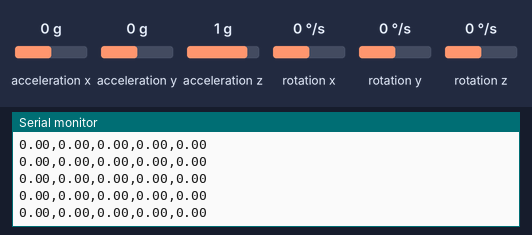
Bench run of a sketch on a simulated Arduino Uno, built with avr-gcc and run on an emulated ATmega328P. On the bench: the last lines printed to the serial monitor. The test bench sets the inputs (shaded band); at power-on: rotation x 0 °/s, acceleration x 0 g, acceleration y 0 g, acceleration z 1 g, rotation y 0 °/s, rotation z 0 °/s.

Above: at 1.2 s.
1.3 s: rotation x set to 8 °/s
At 2.2 s:
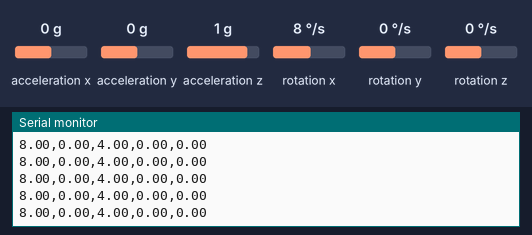
4.3 s: rotation x set to 11 °/s
At 5.4 s:
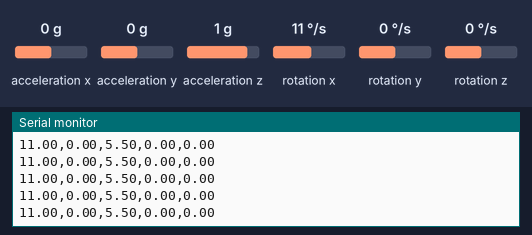
Timing chart, 0 to 7.3 s (numbered marks = the images above; inputs shaded):
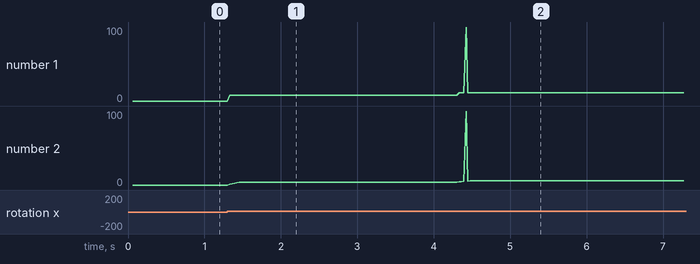

Measured:
- after the input at 1.3 s, the serial monitor: prints a new line at once (image 1)
- after the input at 4.3 s, the serial monitor: prints a new line at once (image 2)
- plotted number 1: 0 → 8 after the input at 1.3 s, 8 → 11 after the input at 4.3 s
- plotted number 2: 0 → 4 after the input at 1.3 s, 4 → 5.5 after the input at 4.3 s

The sketch:

testing.ino
```cpp
  #include <Wire.h>
  #include <MPU6050.h>
  #include <math.h>

  MPU6050 mpu;

  // Variables to hold accelerometer and gyroscope data
  float accelX, accelY, accelZ;
  float gyroX, gyroY, gyroZ;

  // STATE variable for holding which state our system is in
  /*
  0 -> IDLE
  1 -> LIFT (foot is being lifted up, not giving support)
  2 -> CONTACT (foot has contacted the floor)
  3 -> SUPPORT (from some time-step/other parameter, we know to start straightening the leg)
  */
  int state;
  int prevState;
  #define IDLE 0
  #define LIFT 1
  #define PRECONTACT 2
  #define CONTACT 3
  #define SUPPORT 4

  // Variables and data structures for running average, taken from the average of X and Z gyroscope values (same trend, allows for initial smoothing)
  const int sampleWindow = 5; // averages over previous 5 samples, introduces small delay
  float buffer[sampleWindow] = {0};
  float gAvgXZ = 0; // Calculated average of the X and Z gyroscope values
  float gAvgXZ_prev = 0; // Buffer to store the previous average gXZ value
  float runAvg = 0;

  int bufferIndex = 0;

  void updateRunningAverage(float sample){

    runAvg -= buffer[bufferIndex] / sampleWindow; // Remove oldest sample
    // Adds next sample to buffer and updates sum
    buffer[bufferIndex] = sample;
    runAvg += sample / sampleWindow;
    // Incremenbts buffer index and wraps around
    bufferIndex = (bufferIndex + 1) % sampleWindow;

  }

  // Calculation for angles of the MPUs, to use absolute/relative angles to help determine state
  void calculateAngles(float ax, float ay, float az, float& angX, float& angY) {//float& roll, float& pitch) {

    // roll = atan2(ay, az) * 180 / PI;
    // pitch = atan2(-ax, sqrt(ay * ay + az * az)) * 180 / PI;
    angX = atan2(ay, sqrt( pow(ax, 2) + pow(az, 2))) * 180 / M_PI;
    angY = atan2(ax, sqrt( pow(ay, 2) + pow(az, 2))) * 180 / M_PI;

}


  /*
  Initial set up of system
  */
  void setup() {

    Serial.begin(9600);
    // Serial.begin(600);
    Wire.begin();

    // Initialize MPU6050
    mpu.initialize();
    if (!mpu.testConnection()) {
        Serial.println("MPU6050 connection failed!");
        while (1);
    }
    Serial.println("MPU6050 initialized.");

    // Print CSV header to the serial monitor
    // Serial.println("AccelX,AccelY,AccelZ,GyroX,GyroY,GyroZ");
    Serial.println("GyroX,GyroZ,MovingAvg,AngleX,AngleY");


    //Set default to state to idle, before walking has begun
    state = IDLE;
    prevState = state;

  }

  void printState() {
    Serial.print(100);
    Serial.print(",");
    Serial.print(100);
    Serial.print(",");
    Serial.print(100);
    Serial.print(",");
    Serial.print(100);
    Serial.print(",");
    Serial.println(100);
  }


  void loop() {

    int16_t ax, ay, az, gx, gy, gz;
    mpu.getMotion6(&ax, &ay, &az, &gx, &gy, &gz);

    // // convert to +-8g's (converting to +-1g gave near-0 results) NOTE: THESE WERE KIND OF USELESS REGARDLESS SO I DIDN'T USE THEM AT ALL
    // float accelX = ax / 4096.0;
    // float accelY = ay / 4096.0;
    // float accelZ = az / 4096.0;

    // converting to degrees/s
    float gyroX = gx / 131.0;
    float gyroY = gy / 131.0;
    float gyroZ = gz / 131.0;

    // Update set "current value" and update running average
    gAvgXZ = (gyroX + gyroZ)/2;
    updateRunningAverage(gAvgXZ);

    // Calculates angles of MPU
    float angX, angY;
    calculateAngles(ax, ay, az, angX, angY);

    // Identifies when to swap to next state
    if (state == IDLE) {
      /*
      Identifies that the leg is going from IDLE to beign lifted.
      Need the gyro X value to be much larger than the running average (basically taking derivative), and need make sure that the running average
       is above some threshold to ensure we don't switch states just due to noisy sensor data
      */
      if (gyroX >= 1.2*runAvg && runAvg >= 5) {
        state = LIFT;
        printState();
      }
    }

    if (state == LIFT) {
      /*
      Identifies that the leg is about to make contact with the ground.
      Need to know that the previous XZ value was negative, since it will only contact after that has happened. We also need to take "derivative" of the XZ average
      to determine when it has started becoming positive since that change is when the foot has made contact
      */
      if (runAvg < 0 && gAvgXZ > gAvgXZ_prev) {
        state = PRECONTACT;
        printState();
      }

    }

    if (state == PRECONTACT) {
      /*
      Identifies when the leg actually makes CONTACT with the ground.
      Need to see when the moving averages goes from negative to positive when in the precontact stage, which only occurs when we have the sinusoidal looking wave in movement.
      We can use either the value going above 0, or look for a peak where the previous value is higher than the current, since there's a chance of it not crossing the 0 line
      */
      if (runAvg > 0 || gAvgXZ < gAvgXZ_prev) {
        state = CONTACT;
        printState();
      }
    }

    // NAIVE WAY OF CHECKING FOR WEIGHT ACCEPTANCE: USE THE HUMP THAT HAPPENS AFTER WE'VE MADE CONTACT
    // BETTER WAY OF CHECKING FOR WEIGHT ACCEPTANCE: TIGHETEN UNTIL WE FEEL TENSION IN THE STRING, THEN STOP UNTIL WE SEE THAT THERE IS NO TENSION (MEANS THE PERSON HAS STARTED STRAIGHTENING THEIR LEG)
    if (state == CONTACT) {
      /*
      Identifies when the leg needs SUPPORT from the system.
      Need to see seen, after making contact, we wait for a negative trend in data and for the value to be negative, since that will be the latest point we would want
      to support (they have started adding force)
      */
      if (runAvg <= 0 && gAvgXZ < gAvgXZ_prev) {
        state = SUPPORT;
        printState();
      }
    }

    // this can probably be better done with using the relative angles of the legs instead
    if (state == SUPPORT){
      /*
      Identifies that the leg no longer needs support.
      Need to see that the gyro value is above some threshold above 0, which has happened in every test. Resets the system into IDLE, in case they take a break, and then from IDLE if
      they move their leg/are moving their leg it will trigger state to move into lift
      */
      //we keep supporting until we find that the value is above 10 or 15, since we will take 2 previous and divide by 2 to find an average (after the trough)
      if ((gAvgXZ + gAvgXZ_prev)/2 > 10) { // at this point we slack the wire going to the leg to allow it to bend. cycle repeats
        state = IDLE;
        printState();
      }
    }

    // Send data to the serial monitor for logging
    // Serial.print(accelX);
    // Serial.print(",");
    // Serial.print(accelY);
    // Serial.print(",");
    // Serial.print(accelZ);
    // Serial.print(",");

    Serial.print(gyroX);
    Serial.print(",");
    // Serial.print(gyroY);
    // Serial.print(",");
    Serial.print(gyroZ);
    Serial.print(",");
    Serial.print(runAvg);
    Serial.print(",");
    Serial.print(angX);
    Serial.print(",");
    Serial.println(angY);

    delay(25);
  }
```
